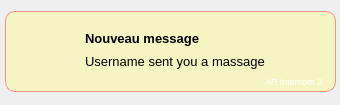
<?xml version="1.0" encoding="UTF-8"?>
<ui version="4.0">
 <class>NotificationWidget</class>
 <widget class="QWidget" name="NotificationWidget">
  <property name="geometry">
   <rect>
    <x>0</x>
    <y>0</y>
    <width>340</width>
    <height>105</height>
   </rect>
  </property>
  <property name="windowTitle">
   <string>AR Notifier</string>
  </property>
  <widget class="QFrame" name="global_frame">
   <property name="geometry">
    <rect>
     <x>5</x>
     <y>11</y>
     <width>331</width>
     <height>81</height>
    </rect>
   </property>
   <property name="styleSheet">
    <string notr="true">#global_frame{
	outline:none;
	background-color: rgb(200, 211, 211);
	background-color: rgba(255, 255, 127, 100);
	border-radius:10px;
	border:1px solid  rgba(255, 0, 0, 100);
}</string>
   </property>
   <property name="frameShape">
    <enum>QFrame::StyledPanel</enum>
   </property>
   <property name="frameShadow">
    <enum>QFrame::Raised</enum>
   </property>
   <widget class="QLabel" name="title">
    <property name="geometry">
     <rect>
      <x>80</x>
      <y>12</y>
      <width>241</width>
      <height>31</height>
     </rect>
    </property>
    <property name="font">
     <font>
      <pointsize>11</pointsize>
      <bold>true</bold>
     </font>
    </property>
    <property name="styleSheet">
     <string notr="true">QLabel{
	background:transparent;
}</string>
    </property>
    <property name="text">
     <string>&lt;html&gt;&lt;head/&gt;&lt;body&gt;&lt;p&gt;&lt;span style=&quot; font-size:10pt;&quot;&gt;Nouveau message&lt;/span&gt;&lt;/p&gt;&lt;/body&gt;&lt;/html&gt;</string>
    </property>
    <property name="alignment">
     <set>Qt::AlignLeading|Qt::AlignLeft|Qt::AlignVCenter</set>
    </property>
   </widget>
   <widget class="QPushButton" name="logo">
    <property name="geometry">
     <rect>
      <x>10</x>
      <y>13</y>
      <width>61</width>
      <height>51</height>
     </rect>
    </property>
    <property name="styleSheet">
     <string notr="true">QPushButton{
	image: url(:/icons/icons/ARsoftlogo.png);
	border:none;
}</string>
    </property>
   </widget>
   <widget class="QLabel" name="sender_name">
    <property name="geometry">
     <rect>
      <x>80</x>
      <y>40</y>
      <width>241</width>
      <height>21</height>
     </rect>
    </property>
    <property name="font">
     <font>
      <pointsize>10</pointsize>
     </font>
    </property>
    <property name="styleSheet">
     <string notr="true">QLabel{
	background:transparent;
}</string>
    </property>
    <property name="text">
     <string>Username sent you a massage</string>
    </property>
    <property name="alignment">
     <set>Qt::AlignLeading|Qt::AlignLeft|Qt::AlignVCenter</set>
    </property>
   </widget>
   <widget class="QLabel" name="sender_name_2">
    <property name="geometry">
     <rect>
      <x>260</x>
      <y>60</y>
      <width>71</width>
      <height>21</height>
     </rect>
    </property>
    <property name="font">
     <font>
      <pointsize>7</pointsize>
     </font>
    </property>
    <property name="styleSheet">
     <string notr="true">QLabel{
	background:transparent;
	color:#fff;
}</string>
    </property>
    <property name="text">
     <string>AR Intercom 3</string>
    </property>
    <property name="alignment">
     <set>Qt::AlignLeading|Qt::AlignLeft|Qt::AlignVCenter</set>
    </property>
   </widget>
  </widget>
 </widget>
 <resources>
  <include location="../resources/img.qrc"/>
 </resources>
 <connections/>
</ui>
